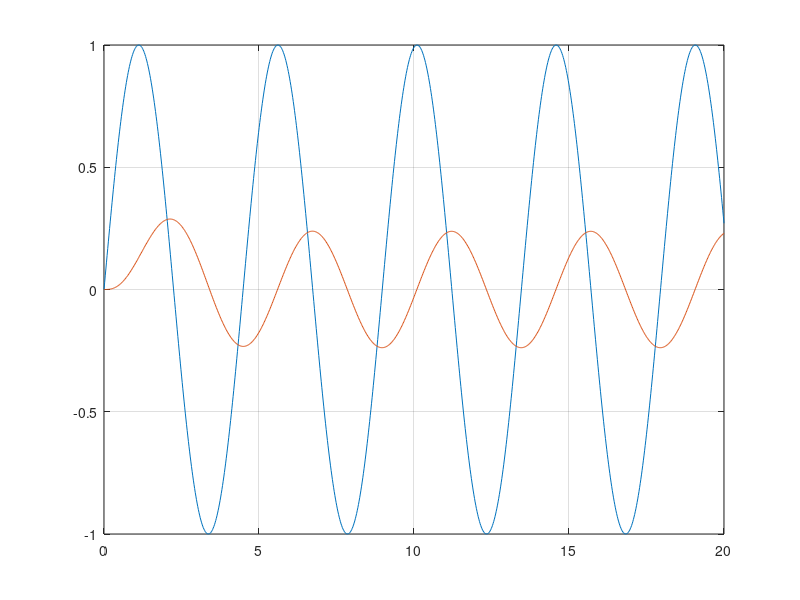

The MATLAB source for this figure: (Note: this script raises an error after producing the figure.)
clc; clear all; close all;

% Definicja transmitancji
G = tf(1, [1, 3, 2]);

% Tworzenie sinusa
t = linspace(0, 20, 1000); %od 0 do 1 w 200 częściach
w = 1.4;
s = sin(w*t);
[y, t] = lsim(G, s, t);

A_s = 2*max(s); % Amplituda Sinusa
A_y = 2*max(y); % Amplituda wyjścia
M = A_y/A_s;

Tx = 1.174; % Wyznaczone na oko, na podstawie wykresu
FI = (-1)*w*Tx;

plot(t, s)
grid on;
hold on;
plot(t, y)

wi = [0.002, 0.2, 0.5, 1.4, 2.5, 5];
A_i_FI = zeros(3, 6);
counter = 1;
t = linspace(0, 1000, 100000);
for element = wi   
    s = sin(element*t);
    % Odpowiedź na sinus
    [y, t] = lsim(G, s, t);
    f = fit(t, y, 'sin1');
    A_i_FI(1, counter) = f.a1;
    A_i_FI(2, counter) = f.c1;
    A_i_FI(3, counter) = element;
    counter = counter + 1;
end

points_possition = zeros(6, 2);
for i = 1:6
    points_possition(i, 1) = A_i_FI(1, i)*cos(A_i_FI(2, i)); % pozycja X super
    points_possition(i, 2) = A_i_FI(1, i)*sin(A_i_FI(2, i)); % pozycja Y
end

figure;
plotoptions=nyquistoptions('cstprefs');
plotoptions.ShowFullContour='off';
nyquist(G,plotoptions);
hold on;
scatter(points_possition(:,1), points_possition(:,2))




